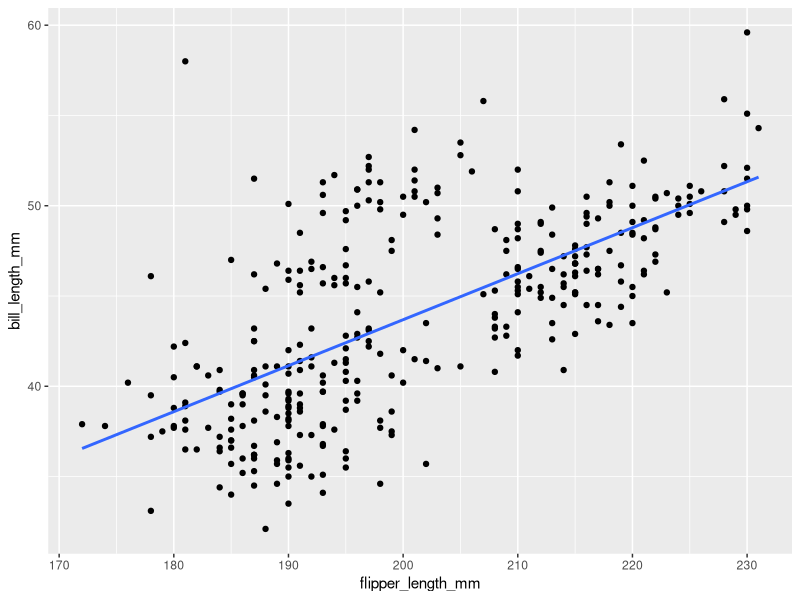
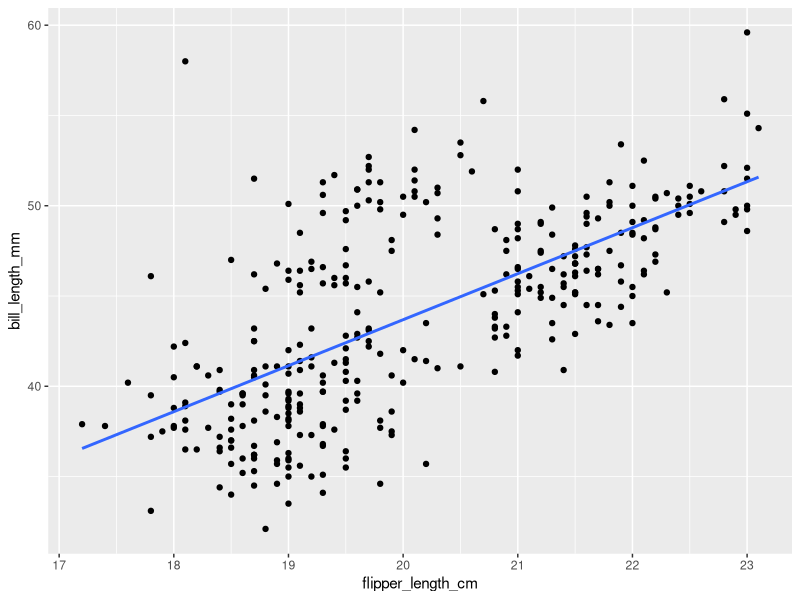
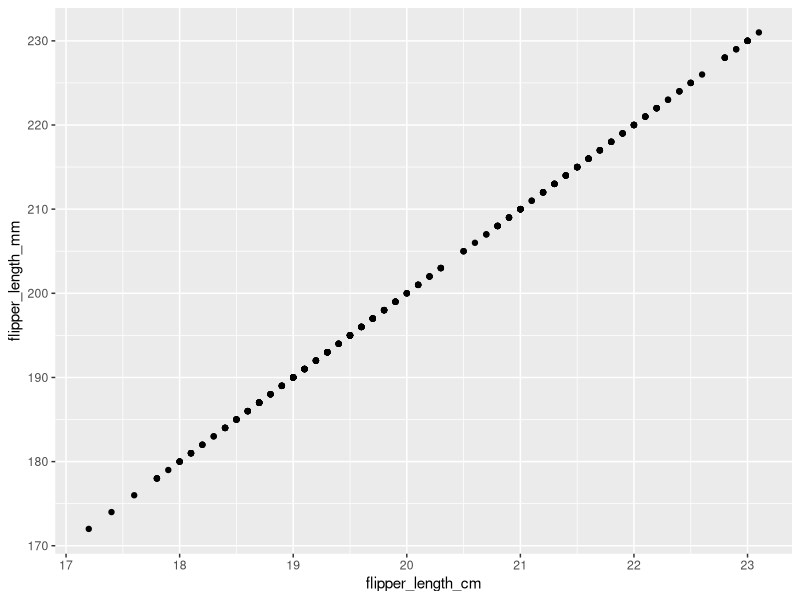
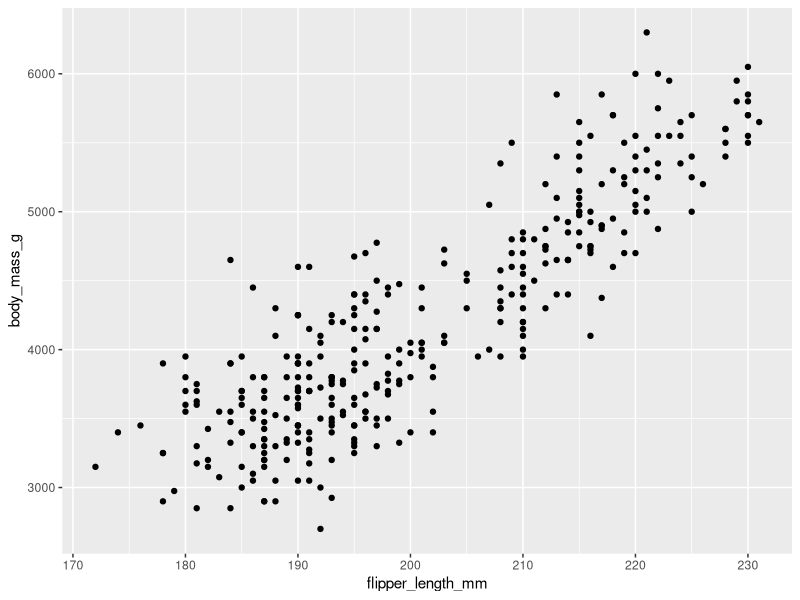

Write the R code that produced these figures, in order.
## ---- chunk 1
# Load packages
library(ggplot2)
library(dplyr)

# Load data
library(palmerpenguins)
data(penguins)
## ---- chunk 2
penguins <- penguins %>% 
    mutate(flipper_length_cm = flipper_length_mm / 10)
## ---- chunk 3
penguin_model_1 <- lm(bill_length_mm ~ flipper_length_mm, penguins)
penguin_model_2 <- lm(bill_length_mm ~ flipper_length_cm, penguins)
penguin_model_3 <- lm(bill_length_mm ~ flipper_length_mm + flipper_length_cm, penguins)
penguin_model_4 <- lm(bill_length_mm ~ body_mass_g, penguins)
penguin_model_5 <- lm(bill_length_mm ~ flipper_length_mm + body_mass_g, penguins)
## ---- chunk 4
ggplot(penguins, aes(y = bill_length_mm, x = flipper_length_mm)) + 
    geom_point() +
    geom_smooth(method = "lm", se = FALSE)

ggplot(penguins, aes(y = bill_length_mm, x = flipper_length_cm)) + 
    geom_point() +
    geom_smooth(method = "lm", se = FALSE)
## ---- chunk 5
summary(penguin_model_1)$r.squared
summary(penguin_model_2)$r.squared
summary(penguin_model_3)$r.squared
## ---- chunk 6
ggplot(penguins, aes(x = flipper_length_cm, y = flipper_length_mm)) +
    geom_point()
## ---- chunk 7
ggplot(penguins, aes(x = flipper_length_mm, y = body_mass_g)) +
    geom_point()
